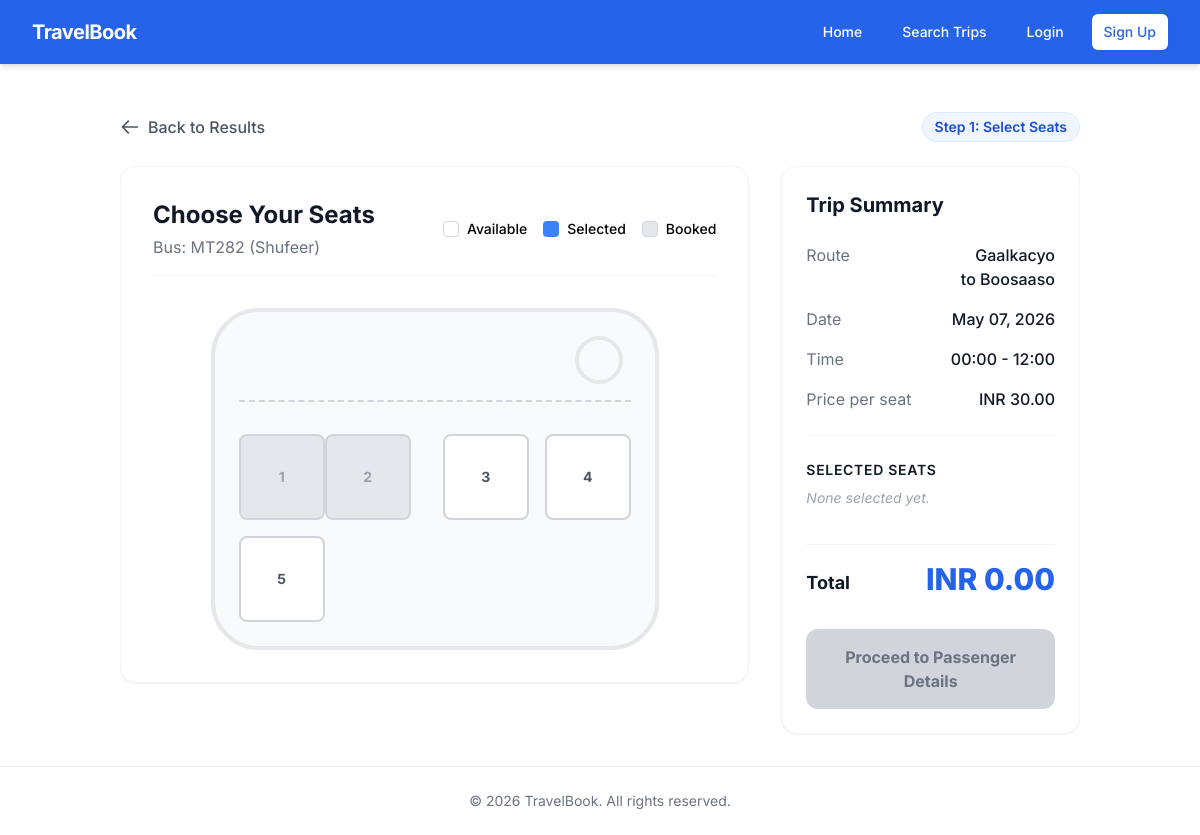
/listing/trip/2/, run on the app's committed database.
### listing/models.py (models this page shows, shortened)
class Trip(models.Model):
    bus = models.ForeignKey(Bus, on_delete=models.CASCADE, related_name='trips')
    route = models.ForeignKey(Route, on_delete=models.CASCADE, related_name='trips')
    departure_time = models.DateTimeField()
    arrival_time = models.DateTimeField()
    price = models.DecimalField(max_digits=10, decimal_places=2)
    def get_booked_seats(self):
        return Seat.objects.filter(booking__trip=self, booking__status__in=['CONFIRMED', 'PENDING'])
    def get_available_seats(self):
        booked_seats = self.get_booked_seats()
        return self.bus.seats.exclude(id__in=booked_seats.values_list('id', flat=True))

class Bus(models.Model):
    operator = models.ForeignKey(BusOperator, on_delete=models.CASCADE, related_name='buses')
    registration_number = models.CharField(max_length=50, unique=True)
    capacity = models.PositiveIntegerField()
    class Meta:
        verbose_name_plural = "Buses"

class BusOperator(models.Model):
    name = models.CharField(max_length=255)
    contact_email = models.EmailField()
    phone_number = models.CharField(max_length=20)
    created_at = models.DateTimeField(auto_now_add=True)

class Seat(models.Model):
    bus = models.ForeignKey(Bus, on_delete=models.CASCADE, related_name='seats')
    seat_number = models.CharField(max_length=10)
    class Meta:
        unique_together = ('bus', 'seat_number')

class Route(models.Model):
    origin = models.CharField(max_length=255)
    destination = models.CharField(max_length=255)

### listing/views.py (the view)
# urls.py: path('trip/<int:pk>/', views.trip_detail_view, name='trip_detail'),
def trip_detail_view(request, pk):
    trip = get_object_or_404(Trip, pk=pk)
    all_seats = trip.bus.seats.all().order_by('id')
    booked_seat_ids = trip.get_booked_seats().values_list('id', flat=True)
    seat_data = []
    for seat in all_seats:
        seat_data.append({
            'seat': seat,
            'is_booked': seat.id in booked_seat_ids
        })
    context = {
        'trip': trip,
        'seat_data': seat_data,
        'available_count': trip.get_available_seats().count(),
    }
    return render(request, 'listing/trip_detail.html', context)

### listing/templates/listing/trip_detail.html (shortened to what this page needs)
{% extends 'base.html' %}
{% block content %}
<div class="max-w-5xl mx-auto mt-4">
    <div class="mb-6 flex items-center justify-between">
        <a href="javascript:history.back()" class="flex items-center text-gray-600 hover:text-blue-600 transition font-medium">
            <svg class="w-5 h-5 mr-2" fill="none" stroke="currentColor" viewBox="0 0 24 24"><path stroke-linecap="round" stroke-linejoin="round" stroke-width="2" d="M10 19l-7-7m0 0l7-7m-7 7h18"></path></svg>
            Back to Results
        </a>
        <div class="text-sm font-semibold px-3 py-1 bg-blue-50 text-blue-700 rounded-full border border-blue-100">
            Step 1: Select Seats
        </div>
    </div>
    <div class="grid grid-cols-1 lg:grid-cols-3 gap-8">
        <div class="lg:col-span-2">
            <div class="bg-white rounded-2xl shadow-sm border border-gray-100 p-8">
                <div class="flex justify-between items-center mb-8 border-b border-gray-100 pb-4">
                    <div>
                        <h2 class="text-2xl font-bold text-gray-900">Choose Your Seats</h2>
                        <p class="text-gray-500 mt-1">Bus: {{ trip.bus.registration_number }} ({{ trip.bus.operator.name }})</p>
                    </div>
                    <div class="flex space-x-4 text-sm font-medium">
                        <div class="flex items-center"><div class="w-4 h-4 rounded border border-gray-300 mr-2"></div> Available</div>
                        <div class="flex items-center"><div class="w-4 h-4 rounded bg-blue-500 mr-2"></div> Selected</div>
                        <div class="flex items-center"><div class="w-4 h-4 rounded bg-gray-200 border border-gray-300 mr-2"></div> Booked</div>
                    </div>
                </div>
                <form id="booking-form" action="{% url 'booking:book_trip' trip.id %}" method="POST">
                    <div class="max-w-md mx-auto bg-gray-50 p-6 rounded-[3rem] border-4 border-gray-200 relative overflow-hidden">
                        <div class="w-12 h-12 border-4 border-gray-300 rounded-full absolute top-6 right-8 opacity-50"></div>
                        <div class="w-full border-b-2 border-dashed border-gray-300 mt-16 mb-8"></div>
                        <div class="grid grid-cols-4 gap-4 justify-items-center relative z-10">
                            {% for data in seat_data %}
                                <div class="relative w-full h-full aspect-square {% cycle '' 'mr-8' '' '' %}">
                                    <label
                                        for="seat-{{ data.seat.id }}"
                                        class="flex items-center justify-center w-full h-full min-h-[48px] rounded-lg border-2 text-sm font-bold cursor-pointer transition-all duration-200
                                        {% if data.is_booked %}
                                            bg-gray-200 border-gray-300 text-gray-400 cursor-not-allowed
                                        {% else %}
                                            bg-white border-gray-300 text-gray-600 hover:border-blue-400 peer-checked:bg-blue-500 peer-checked:border-blue-500 peer-checked:text-white peer-checked:shadow-md
                                        {% endif %}"
                                    >
                                        {{ data.seat.seat_number }}
                                    </label>
                                </div>
                            {% endfor %}
                        </div>
                    </div>
                </form>
            </div>
        </div>
        <div class="lg:col-span-1">
            <div class="bg-white rounded-2xl shadow-sm border border-gray-100 p-6 sticky top-6">
                <h3 class="text-xl font-bold text-gray-900 mb-6">Trip Summary</h3>
                <div class="space-y-4 mb-6 border-b border-gray-100 pb-6">
                    <div class="flex justify-between">
                        <span class="text-gray-500">Route</span>
                        <span class="font-medium text-gray-900 text-right">{{ trip.route.origin }}<br>to {{ trip.route.destination }}</span>
                    </div>
                    <div class="flex justify-between">
                        <span class="text-gray-500">Date</span>
                        <span class="font-medium text-gray-900">{{ trip.departure_time|date:"M d, Y" }}</span>
                    </div>
                    <div class="flex justify-between">
                        <span class="text-gray-500">Time</span>
                        <span class="font-medium text-gray-900">{{ trip.departure_time|time:"H:i" }} - {{ trip.arrival_time|time:"H:i" }}</span>
                    </div>
                    <div class="flex justify-between">
                        <span class="text-gray-500">Price per seat</span>
                        <span class="font-medium text-gray-900" id="seat-price" data-price="{{ trip.price }}">INR {{ trip.price }}</span>
                    </div>
                </div>
                <div class="mb-6">
                    <h4 class="text-sm font-semibold text-gray-900 uppercase tracking-wider mb-2">Selected Seats</h4>
                    <div id="selected-seats-list" class="flex flex-wrap gap-2 min-h-[32px]">
                        <span class="text-gray-400 text-sm italic">None selected yet.</span>
                    </div>
                </div>
                <div class="flex justify-between items-end mb-8 pt-4 border-t border-gray-100">
                    <span class="text-lg font-bold text-gray-900">Total</span>
                    <span class="text-3xl font-extrabold text-blue-600" id="total-amount">INR 0.00</span>
                </div>
                <button
                    type="button"
                    id="submit-booking-btn"
                    onclick="document.getElementById('booking-form').submit();"
                    class="w-full bg-blue-600 hover:bg-blue-700 disabled:bg-gray-300 disabled:text-gray-500 text-white font-bold py-4 px-4 rounded-xl transition duration-300 transform hover:-translate-y-0.5 hover:shadow-lg disabled:hover:translate-y-0 disabled:hover:shadow-none focus:outline-none focus:ring-4 focus:ring-blue-300"
                    disabled
                >
                    Proceed to Passenger Details
                </button>
            </div>
        </div>
    </div>
</div>
{% endblock %}

### templates/base.html (style rules this page uses)
body { font-family: 'Inter', sans-serif; @apply bg-gray-50 text-gray-900; }

### data on the page
Trip: bus.registration_number "MT282", bus.operator.name "Shufeer", route.origin "Gaalkacyo", route.destination "Boosaaso", departure_time "May 07, 2026", departure_time "00:00", arrival_time "12:00", price "30.00"
Seat: seat.seat_number "1"
Seat: seat.seat_number "2"
Seat: seat.seat_number "3"
Seat: seat.seat_number "4"
Seat: seat.seat_number "5"
